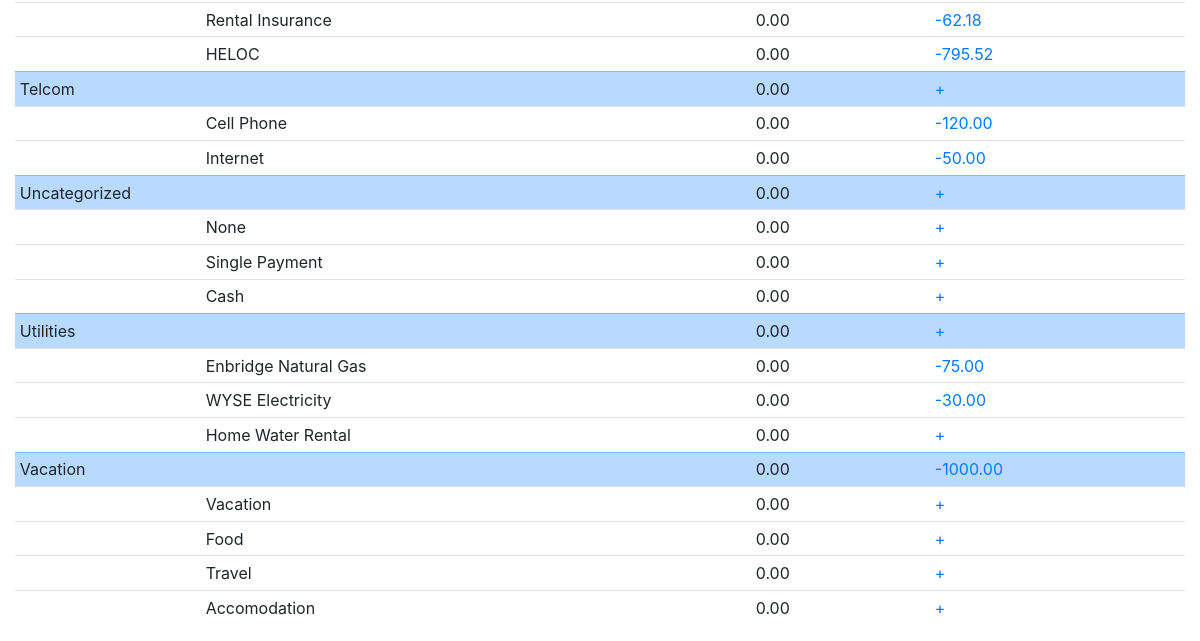
The page /budget/ (lower part) on the database as committed earlier.
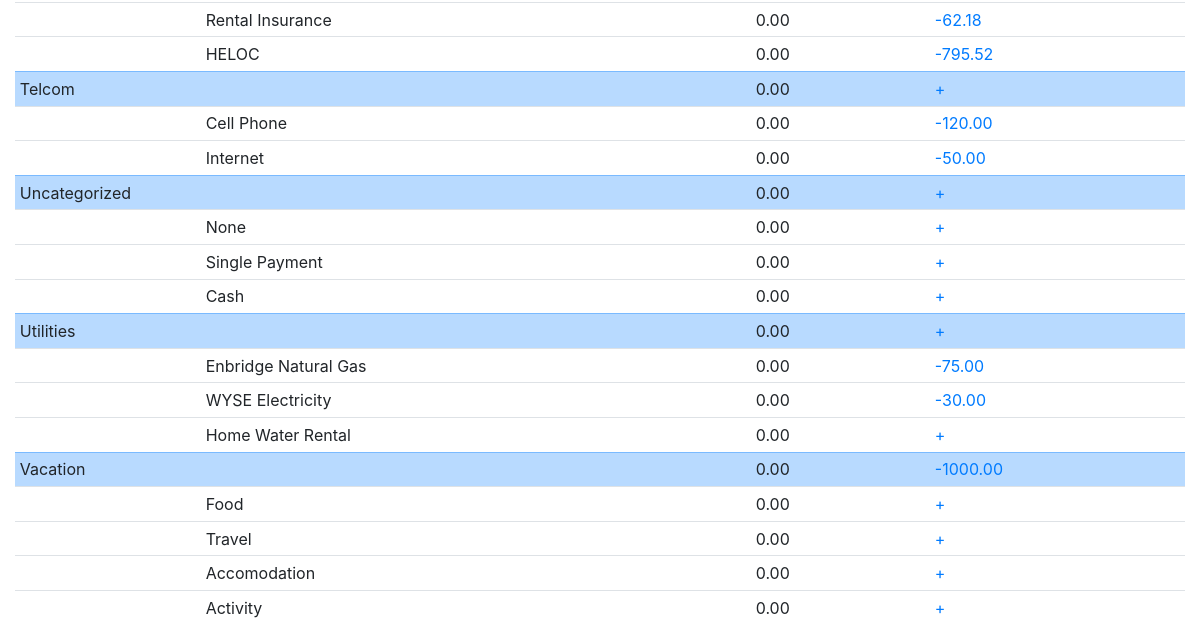
The same page on the database as committed later.
### category/models.py (models this page shows, shortened)
class Category(models.Model):
	name = models.CharField(max_length=50, blank=True)
	group = models.ForeignKey(CategoryGroup, on_delete=models.PROTECT, blank=True, null=True)
	budget = models.DecimalField(max_digits=8, decimal_places=2, blank=True, null=True)
	class Meta:
		verbose_name_plural = 'Categories'

class CategoryGroup(models.Model):
	name = models.CharField(max_length=50, blank=True, null=True)
	budget = models.DecimalField(max_digits=8, decimal_places=2, blank=True, null=True)
	class Meta:
		verbose_name='Category Group'

### budget/views.py (the view)
# urls.py: path('', BudgetView.as_view(), name='budget-list'),
class BudgetView(TemplateView):
	template_name = 'budget_list.html'
	def get_context_data(self, **kwargs):
		context = super().get_context_data(**kwargs)
		view_title='Budget by Category for'
		view_url='budget-list'
		context, view_date=view_title_context_data(self, context, view_url, view_title)
		budget_list=[]
		cat_group_list=CategoryGroup.objects.all().order_by('name')
		for cat_group in cat_group_list:
			cat_list=[]
			cat_list_in_group = Category.objects.filter(group=cat_group)
			group_sum = Transaction.objects.filter(
				category__in=cat_list_in_group,
				date__month=view_date.month,
				date__year=view_date.year).aggregate(Sum('amount'))
			for cat_item in cat_list_in_group:
				cat_sum=Transaction.objects.filter(
					category=cat_item,
					date__month=view_date.month,
					date__year=view_date.year).aggregate(Sum('amount'))
				cat_list.append((cat_item,cat_sum))
			group_list=(cat_group,group_sum,cat_list)
			budget_list.append(group_list)
		context['budget_list']=budget_list
		return context

### inthebank/views.py (called while the page is built)
def view_date_control(year, month):
	today=datetime.date.today()
	if year:
		view_date=datetime.date(year,month,1)
		prev=view_date + relativedelta(months=-1)
		if view_date.month != today.month or view_date.year != today.year:
			next = view_date + relativedelta(months=+1)
		else:
			next = None
	else: #First load so starts with Today
		view_date=datetime.date.today()
		prev=view_date + relativedelta(months=-1)
		next = None
	return {'prev':prev, 'next':next, 'view_date':view_date}

def view_title_context_data(self, context, view_url, view_title):
	if self.kwargs:
		return_control=view_date_control(self.kwargs['year'],self.kwargs['month'])
	else:
		return_control=view_date_control(None, None)
	view_date = return_control['view_date']
	context['title']=view_title
	context['view_url']=view_url
	context['prev']=return_control['prev']
	context['next']=return_control['next']
	context['view_date']=view_date
	return context, view_date

### templates/budget_list.html (shortened to what this page needs)
{% extends "base.html" %}
{% load crispy_forms_tags %}
{% block main_content %}
	<table class="table table-sm">
		<tbody>
		{% for group in budget_list %}
			<tr class="table-primary">
				<td colspan='2'>{{group.0.name}}</td>
				<td>{{group.1.amount__sum|floatformat:"2"|default:"0.00"}}</td>
				<td><a href="{% url 'categorygroupbudget-update' group.0.pk %}?next={{request.path|urlencode}}"">
				{% if group.0.budget %}
					{{group.0.budget}}
				{% else %}
					+
				{% endif %}
				</a></td>
			</tr>
			{% for cat in group.2 %}
			<tr>
				<td></td>
				<td>{{cat.0.name}}</td>
				<td>{{cat.1.amount__sum|floatformat:"2"|default:"0.00"}}</td>
				<td><a href="{% url 'categorybudget-update' cat.0.pk %}?next={{request.path|urlencode}}"">
				{% if cat.0.budget %}
					{{cat.0.budget}}
				{% else %}
					+
				{% endif %}
				</a></td>
			</tr>
			{% endfor %}
		{% endfor %}
		</tbody>
	</table>
{% endblock %}

Rows that differ between the two databases and show on the page:
removed Category: name "Vacation", cat "0.00", shown under CategoryGroup "Vacation"
added Category: name "Activity", cat "0.00", shown under CategoryGroup "Vacation"
